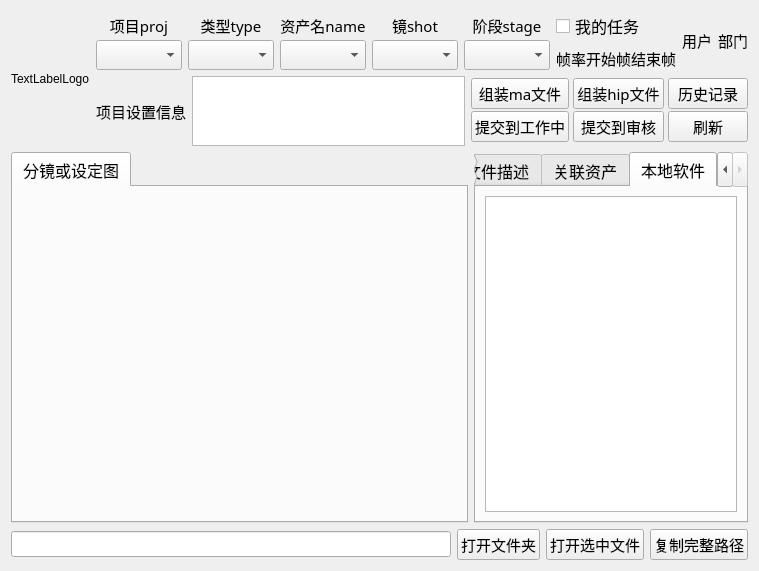
      <widget class="QWidget" name="tab_asset">
       <attribute name="title">
        <string>资产</string>
       </attribute>
       <layout class="QVBoxLayout" name="verticalLayout_18">
        <item>
         <widget class="QWidget" name="widget_asset" native="true">
          <layout class="QVBoxLayout" name="verticalLayout_15" stretch="3,9,1">
           <property name="spacing">
            <number>6</number>
           </property>
           <property name="leftMargin">
            <number>0</number>
           </property>
           <property name="topMargin">
            <number>0</number>
           </property>
           <property name="rightMargin">
            <number>0</number>
           </property>
           <property name="bottomMargin">
            <number>0</number>
           </property>
           <item>
            <layout class="QHBoxLayout" name="horizontalLayout_15" stretch="1,7">
             <item>
              <widget class="QLabel" name="label_logo_2">
               <property name="maximumSize">
                <size>
                 <width>256</width>
                 <height>256</height>
                </size>
               </property>
               <property name="text">
                <string>TextLabelLogo</string>
               </property>
               <property name="textFormat">
                <enum>Qt::AutoText</enum>
               </property>
              </widget>
             </item>
             <item>
              <layout class="QVBoxLayout" name="verticalLayout_16">
               <item>
                <layout class="QHBoxLayout" name="horizontalLayout_16" stretch="7,4,2">
                 <item>
                  <layout class="QHBoxLayout" name="horizontalLayout_6">
                   <item>
                    <layout class="QVBoxLayout" name="verticalLayout_6">
                     <property name="spacing">
                      <number>0</number>
                     </property>
                     <item>
                      <widget class="QLabel" name="label_proj_2">
                       <property name="font">
                        <font>
                         <family>微软雅黑</family>
                         <pointsize>11</pointsize>
                        </font>
                       </property>
                       <property name="text">
                        <string>项目proj</string>
                       </property>
                       <property name="alignment">
                        <set>Qt::AlignCenter</set>
                       </property>
                      </widget>
                     </item>
                     <item>
                      <widget class="QComboBox" name="comboBox_proj_2">
                       <property name="sizePolicy">
                        <sizepolicy hsizetype="Preferred" vsizetype="Preferred">
                         <horstretch>0</horstretch>
                         <verstretch>0</verstretch>
                        </sizepolicy>
                       </property>
                       <property name="font">
                        <font>
                         <family>微软雅黑</family>
                         <pointsize>11</pointsize>
                        </font>
                       </property>
                      </widget>
                     </item>
                    </layout>
                   </item>
                   <item>
                    <layout class="QVBoxLayout" name="verticalLayout_7">
                     <property name="spacing">
                      <number>0</number>
                     </property>
                     <item>
                      <widget class="QLabel" name="label_asset_type">
                       <property name="font">
                        <font>
                         <family>微软雅黑</family>
                         <pointsize>11</pointsize>
                        </font>
                       </property>
                       <property name="text">
                        <string>类型type</string>
                       </property>
                       <property name="alignment">
                        <set>Qt::AlignCenter</set>
                       </property>
                      </widget>
                     </item>
                     <item>
                      <widget class="QComboBox" name="comboBox_eps_2">
                       <property name="sizePolicy">
                        <sizepolicy hsizetype="Preferred" vsizetype="Preferred">
                         <horstretch>0</horstretch>
                         <verstretch>0</verstretch>
                        </sizepolicy>
                       </property>
                       <property name="font">
                        <font>
                         <family>微软雅黑</family>
                         <pointsize>11</pointsize>
                        </font>
                       </property>
                      </widget>
                     </item>
                    </layout>
                   </item>
                   <item>
                    <layout class="QVBoxLayout" name="verticalLayout_8">
                     <property name="spacing">
                      <number>0</number>
                     </property>
                     <item>
                      <widget class="QLabel" name="label_asset_name">
                       <property name="font">
                        <font>
                         <family>微软雅黑</family>
                         <pointsize>11</pointsize>
                        </font>
                       </property>
                       <property name="text">
                        <string>资产名name</string>
                       </property>
                       <property name="alignment">
                        <set>Qt::AlignCenter</set>
                       </property>
                      </widget>
                     </item>
                     <item>
                      <widget class="QComboBox" name="comboBox_sc_2">
                       <property name="sizePolicy">
                        <sizepolicy hsizetype="Preferred" vsizetype="Preferred">
                         <horstretch>0</horstretch>
                         <verstretch>0</verstretch>
                        </sizepolicy>
                       </property>
                       <property name="font">
                        <font>
                         <family>微软雅黑</family>
                         <pointsize>11</pointsize>
                        </font>
                       </property>
                      </widget>
                     </item>
                    </layout>
                   </item>
                   <item>
                    <layout class="QVBoxLayout" name="verticalLayout_9">
                     <property name="spacing">
                      <number>0</number>
                     </property>
                     <item>
                      <widget class="QLabel" name="label_shot_2">
                       <property name="font">
                        <font>
                         <family>微软雅黑</family>
                         <pointsize>11</pointsize>
                        </font>
                       </property>
                       <property name="text">
                        <string>镜shot</string>
                       </property>
                       <property name="alignment">
                        <set>Qt::AlignCenter</set>
                       </property>
                      </widget>
                     </item>
                     <item>
                      <widget class="QComboBox" name="comboBox_shot_2">
                       <property name="sizePolicy">
                        <sizepolicy hsizetype="Preferred" vsizetype="Preferred">
                         <horstretch>0</horstretch>
                         <verstretch>0</verstretch>
                        </sizepolicy>
                       </property>
                       <property name="font">
                        <font>
                         <family>微软雅黑</family>
                         <pointsize>11</pointsize>
                        </font>
                       </property>
                      </widget>
                     </item>
                    </layout>
                   </item>
                   <item>
                    <layout class="QVBoxLayout" name="verticalLayout_10">
                     <property name="spacing">
                      <number>0</number>
                     </property>
                     <item>
                      <widget class="QLabel" name="label_stage_2">
                       <property name="font">
                        <font>
                         <family>微软雅黑</family>
                         <pointsize>11</pointsize>
                        </font>
                       </property>
                       <property name="text">
                        <string>阶段stage</string>
                       </property>
                       <property name="alignment">
                        <set>Qt::AlignCenter</set>
                       </property>
                      </widget>
                     </item>
                     <item>
                      <widget class="QComboBox" name="comboBox_stage_2">
                       <property name="sizePolicy">
                        <sizepolicy hsizetype="Preferred" vsizetype="Preferred">
                         <horstretch>0</horstretch>
                         <verstretch>0</verstretch>
                        </sizepolicy>
                       </property>
                       <property name="font">
                        <font>
                         <family>微软雅黑</family>
                         <pointsize>11</pointsize>
                        </font>
                       </property>
                      </widget>
                     </item>
                    </layout>
                   </item>
                  </layout>
                 </item>
                 <item>
                  <layout class="QVBoxLayout" name="verticalLayout_17" stretch="0,0">
                   <property name="sizeConstraint">
                    <enum>QLayout::SetDefaultConstraint</enum>
                   </property>
                   <item>
                    <widget class="QCheckBox" name="checkBox_mytask_2">
                     <property name="font">
                      <font>
                       <family>微软雅黑</family>
                       <pointsize>12</pointsize>
                      </font>
                     </property>
                     <property name="text">
                      <string>我的任务</string>
                     </property>
                    </widget>
                   </item>
                   <item>
                    <layout class="QHBoxLayout" name="horizontalLayout_7">
                     <property name="spacing">
                      <number>0</number>
                     </property>
                     <item>
                      <widget class="QLabel" name="label_frame_rate_2">
                       <property name="maximumSize">
                        <size>
                         <width>80</width>
                         <height>16777215</height>
                        </size>
                       </property>
                       <property name="font">
                        <font>
                         <family>微软雅黑</family>
                         <pointsize>11</pointsize>
                        </font>
                       </property>
                       <property name="text">
                        <string>帧率</string>
                       </property>
                       <property name="alignment">
                        <set>Qt::AlignBottom|Qt::AlignHCenter</set>
                       </property>
                       <property name="margin">
                        <number>8</number>
                       </property>
                      </widget>
                     </item>
                     <item>
                      <widget class="QLabel" name="label_start_frame_2">
                       <property name="font">
                        <font>
                         <family>微软雅黑</family>
                         <pointsize>11</pointsize>
                        </font>
                       </property>
                       <property name="text">
                        <string>开始帧</string>
                       </property>
                       <property name="alignment">
                        <set>Qt::AlignBottom|Qt::AlignHCenter</set>
                       </property>
                       <property name="margin">
                        <number>8</number>
                       </property>
                      </widget>
                     </item>
                     <item>
                      <widget class="QLabel" name="label_end_frame_2">
                       <property name="font">
                        <font>
                         <family>微软雅黑</family>
                         <pointsize>11</pointsize>
                        </font>
                       </property>
                       <property name="text">
                        <string>结束帧</string>
                       </property>
                       <property name="alignment">
                        <set>Qt::AlignBottom|Qt::AlignHCenter</set>
                       </property>
                       <property name="margin">
                        <number>8</number>
                       </property>
                      </widget>
                     </item>
                    </layout>
                   </item>
                  </layout>
                 </item>
                 <item>
                  <layout class="QHBoxLayout" name="horizontalLayout_9">
                   <item>
                    <widget class="QLabel" name="label_user_2">
                     <property name="font">
                      <font>
                       <family>微软雅黑</family>
                       <pointsize>11</pointsize>
                      </font>
                     </property>
                     <property name="text">
                      <string>用户</string>
                     </property>
                     <property name="alignment">
                      <set>Qt::AlignCenter</set>
                     </property>
                    </widget>
                   </item>
                   <item>
                    <widget class="QLabel" name="label_department_2">
                     <property name="font">
                      <font>
                       <family>微软雅黑</family>
                       <pointsize>11</pointsize>
                      </font>
                     </property>
                     <property name="text">
                      <string>部门</string>
                     </property>
                     <property name="alignment">
                      <set>Qt::AlignCenter</set>
                     </property>
                    </widget>
                   </item>
                  </layout>
                 </item>
                </layout>
               </item>
               <item>
                <layout class="QHBoxLayout" name="horizontalLayout_17" stretch="4,2">
                 <item>
                  <layout class="QHBoxLayout" name="horizontalLayout_10">
                   <item>
                    <widget class="QLabel" name="label_proj_settings_2">
                     <property name="font">
                      <font>
                       <family>微软雅黑</family>
                       <pointsize>11</pointsize>
                      </font>
                     </property>
                     <property name="text">
                      <string>项目设置信息</string>
                     </property>
                     <property name="alignment">
                      <set>Qt::AlignCenter</set>
                     </property>
                    </widget>
                   </item>
                   <item>
                    <widget class="QTextBrowser" name="textBrowser_proj_settings_info_2">
                     <property name="font">
                      <font>
                       <family>微软雅黑</family>
                       <pointsize>11</pointsize>
                      </font>
                     </property>
                    </widget>
                   </item>
                  </layout>
                 </item>
                 <item>
                  <layout class="QGridLayout" name="gridLayout_2" columnstretch="0,0,0">
                   <property name="horizontalSpacing">
                    <number>4</number>
                   </property>
                   <property name="verticalSpacing">
                    <number>0</number>
                   </property>
                   <item row="2" column="0">
                    <widget class="QPushButton" name="pushButton_submit_work_file_2">
                     <property name="font">
                      <font>
                       <family>微软雅黑</family>
                       <pointsize>11</pointsize>
                      </font>
                     </property>
                     <property name="text">
                      <string>提交到工作中</string>
                     </property>
                    </widget>
                   </item>
                   <item row="2" column="1">
                    <widget class="QPushButton" name="pushButton_submit_version_file_2">
                     <property name="font">
                      <font>
                       <family>微软雅黑</family>
                       <pointsize>11</pointsize>
                      </font>
                     </property>
                     <property name="text">
                      <string>提交到审核</string>
                     </property>
                    </widget>
                   </item>
                   <item row="2" column="2">
                    <widget class="QPushButton" name="pushButton_refresh_2">
                     <property name="font">
                      <font>
                       <family>微软雅黑</family>
                       <pointsize>11</pointsize>
                      </font>
                     </property>
                     <property name="text">
                      <string>刷新</string>
                     </property>
                    </widget>
                   </item>
                   <item row="0" column="0">
                    <widget class="QPushButton" name="pushButton_assemble_2">
                     <property name="sizePolicy">
                      <sizepolicy hsizetype="Minimum" vsizetype="Fixed">
                       <horstretch>0</horstretch>
                       <verstretch>0</verstretch>
                      </sizepolicy>
                     </property>
                     <property name="font">
                      <font>
                       <family>微软雅黑</family>
                       <pointsize>11</pointsize>
                      </font>
                     </property>
                     <property name="text">
                      <string>组装ma文件</string>
                     </property>
                    </widget>
                   </item>
                   <item row="0" column="1">
                    <widget class="QPushButton" name="pushButton_assemble_hip_2">
                     <property name="font">
                      <font>
                       <family>微软雅黑</family>
                       <pointsize>11</pointsize>
                      </font>
                     </property>
                     <property name="text">
                      <string>组装hip文件</string>
                     </property>
                    </widget>
                   </item>
                   <item row="0" column="2">
                    <widget class="QPushButton" name="pushButton_history_2">
                     <property name="font">
                      <font>
                       <family>微软雅黑</family>
                       <pointsize>11</pointsize>
                      </font>
                     </property>
                     <property name="text">
                      <string>历史记录</string>
                     </property>
                    </widget>
                   </item>
                  </layout>
                 </item>
                </layout>
               </item>
              </layout>
             </item>
            </layout>
           </item>
           <item>
            <layout class="QHBoxLayout" name="horizontalLayout_18" stretch="5,3">
             <item>
              <widget class="QTabWidget" name="tabWidget_filebox_2">
               <property name="font">
                <font>
                 <family>微软雅黑</family>
                 <pointsize>12</pointsize>
                </font>
               </property>
               <property name="currentIndex">
                <number>0</number>
               </property>
               <widget class="QWidget" name="tab_Storyboard_or_design_2">
                <attribute name="title">
                 <string>分镜或设定图</string>
                </attribute>
               </widget>
              </widget>
             </item>
             <item>
              <widget class="QTabWidget" name="tabWidget_info_2">
               <property name="font">
                <font>
                 <family>微软雅黑</family>
                 <pointsize>12</pointsize>
                </font>
               </property>
               <property name="currentIndex">
                <number>4</number>
               </property>
               <widget class="QWidget" name="tab_6">
                <attribute name="title">
                 <string>任务制作内容</string>
                </attribute>
                <layout class="QHBoxLayout" name="horizontalLayout_24">
                 <item>
                  <widget class="QTextBrowser" name="textBrowser_task_produce_content_2">
                   <property name="font">
                    <font>
                     <pointsize>11</pointsize>
                    </font>
                   </property>
                  </widget>
                 </item>
                </layout>
               </widget>
               <widget class="QWidget" name="tab_7">
                <attribute name="title">
                 <string>批注</string>
                </attribute>
               </widget>
               <widget class="QWidget" name="tab_8">
                <attribute name="title">
                 <string>版本文件描述</string>
                </attribute>
                <layout class="QHBoxLayout" name="horizontalLayout_25">
                 <item>
                  <widget class="QTextBrowser" name="textBrowser_version_file_description_2">
                   <property name="font">
                    <font>
                     <pointsize>11</pointsize>
                    </font>
                   </property>
                  </widget>
                 </item>
                </layout>
               </widget>
               <widget class="QWidget" name="tab_9">
                <attribute name="title">
                 <string>关联资产</string>
                </attribute>
                <layout class="QHBoxLayout" name="horizontalLayout_26">
                 <item>
                  <widget class="QListView" name="listView_reference_assets_2">
                   <property name="font">
                    <font>
                     <family>微软雅黑</family>
                     <pointsize>11</pointsize>
                    </font>
                   </property>
                  </widget>
                 </item>
                </layout>
               </widget>
               <widget class="QWidget" name="tab_10">
                <attribute name="title">
                 <string>本地软件</string>
                </attribute>
                <layout class="QHBoxLayout" name="horizontalLayout_27">
                 <item>
                  <widget class="QTextBrowser" name="textBrowser_local_software_2">
                   <property name="font">
                    <font>
                     <pointsize>11</pointsize>
                    </font>
                   </property>
                  </widget>
                 </item>
                </layout>
               </widget>
              </widget>
             </item>
            </layout>
           </item>
           <item>
            <layout class="QHBoxLayout" name="horizontalLayout_19">
             <item>
              <widget class="QLineEdit" name="lineEdit_path_2">
               <property name="font">
                <font>
                 <family>微软雅黑</family>
                 <pointsize>10</pointsize>
                </font>
               </property>
              </widget>
             </item>
             <item>
              <widget class="QPushButton" name="pushButton_open_path_2">
               <property name="font">
                <font>
                 <family>微软雅黑</family>
                 <pointsize>11</pointsize>
                </font>
               </property>
               <property name="text">
                <string>打开文件夹</string>
               </property>
              </widget>
             </item>
             <item>
              <widget class="QPushButton" name="pushButton_open_selected_file_2">
               <property name="font">
                <font>
                 <family>微软雅黑</family>
                 <pointsize>11</pointsize>
                </font>
               </property>
               <property name="text">
                <string>打开选中文件</string>
               </property>
              </widget>
             </item>
             <item>
              <widget class="QPushButton" name="pushButton_copy_path_2">
               <property name="font">
                <font>
                 <family>微软雅黑</family>
                 <pointsize>11</pointsize>
                </font>
               </property>
               <property name="text">
                <string>复制完整路径</string>
               </property>
              </widget>
             </item>
            </layout>
           </item>
          </layout>
         </widget>
        </item>
       </layout>
      </widget>
